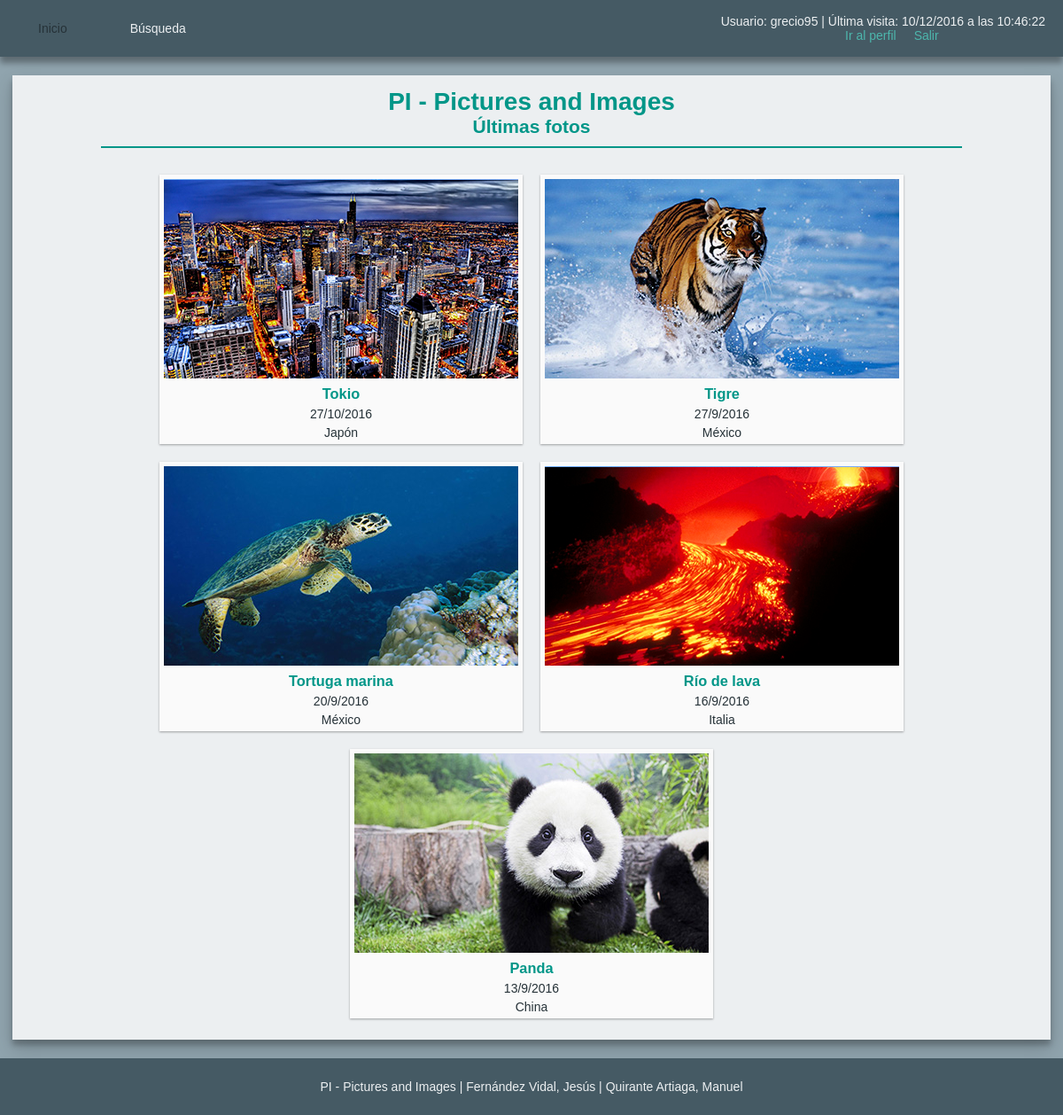
The app's page / (signed in) with its own data.
### tables this page shows
CREATE TABLE IF NOT EXISTS `fotos` (
  `IdFoto` int(11) NOT NULL AUTO_INCREMENT,
  `TituloFoto` varchar(50) NOT NULL,
  `DescripcionFoto` varchar(500) DEFAULT NULL,
  `FechaFoto` date NOT NULL,
  `PaisFoto` int(11) DEFAULT NULL,
  `AlbumFoto` int(11) NOT NULL,
  `FicheroFoto` varchar(256) NOT NULL DEFAULT 'img/com/album.png',
  `MiniaturaFoto` varchar(256) NOT NULL DEFAULT 'img/com/album.png',
  `FRegistroFoto` timestamp NOT NULL DEFAULT CURRENT_TIMESTAMP,
  PRIMARY KEY (`IdFoto`),
  UNIQUE KEY `TituloFoto` (`TituloFoto`,`AlbumFoto`),
  KEY `FK_fotos_paises` (`PaisFoto`),
  KEY `FK_fotos_albumes` (`AlbumFoto`),
  CONSTRAINT `FK_fotos_albumes` FOREIGN KEY (`AlbumFoto`) REFERENCES `albumes` (`IdAlbum`) ON DELETE CASCADE ON UPDATE CASCADE,
  CONSTRAINT `FK_fotos_paises` FOREIGN KEY (`PaisFoto`) REFERENCES `paises` (`IdPais`) ON DELETE SET NULL ON UPDATE CASCADE
);

CREATE TABLE IF NOT EXISTS `paises` (
  `IdPais` int(11) NOT NULL AUTO_INCREMENT,
  `NomPais` varchar(50) NOT NULL,
  PRIMARY KEY (`IdPais`),
  UNIQUE KEY `NomPais` (`NomPais`)
);

### inc/func/mysql/basico.inc.php (called while the page is built, shortened)
<?php
	function ejecutarSQL($sql)
	{
		global $conexionBD, $directorioRaiz;
		if (!($resultado = $conexionBD->query($sql)))
		{
			echo "<p><img src='$directorioRaiz"."img/com/error.png' alt='Error' /></p>";
			$tipoConsulta = explode(" ", $sql, 2)[0];
			switch ($tipoConsulta)
			{
				case "INSERT":
				case "insert":
				{
					echo "<p>No se pudo añadir los datos al servidor.</p>";
					break;
				}
				case "UPDATE":
				case "update":
				{
					echo "<p>No se pudo modificar los datos del servidor.</p>";
					break;
				}
				case "DELETE":
				case "delete":
				{
					echo "<p>No se pudo eliminar los datos del servidor.</p>";
					break;
				}
				default:
				{
					echo "<p>No se pudo recuperar los datos del servidor.</p>";
					break;
				}
			}
			return false;
		}
		return $resultado;
	}
?>

### inc/func/mysql/galerias.inc.php (the view, shortened to what this page needs)
<?php
	function verFotos($fotos, $completo = false)
	{
		global $directorioRaiz;
		while ($fila = $fotos->fetch_object())
		{
			$IdFoto = $fila->IdFoto;
			$TituloFoto = $fila->TituloFoto;
			$FechaFoto = date("j/n/Y", strtotime($fila->FechaFoto));
			$NomPais = $fila->NomPais;
			$MiniaturaFoto = $fila->MiniaturaFoto;
?>
			<section class="galeria-cuerpo">
				<a href="<?php echo $directorioRaiz; ?>foto.php?id=<?php echo $IdFoto; ?>">
					<article>
						<div class="marco"><img src="<?php echo "$directorioRaiz$MiniaturaFoto"; ?>" height="225" width="400" alt="Imagen <?php echo $IdFoto; ?>"></div>
						<h3><?php echo $TituloFoto; ?></h3>
						<p><?php echo $FechaFoto; ?></p>
						<p><?php echo $NomPais; ?></p>
					</article>
				</a>
			</section>
<?php
		}
	}
?>

### css/estilos.css (style rules this page uses)
* { margin: 0px; box-sizing: border-box; outline-color: #009688; }
body { min-height: 100vh; padding: 0em 1em; padding-top: 64px; background: #90A4AE; font-family: "Ubuntu", "Arial", "Helvetica", sans-serif; font-size: 14px; color: #263238; display: flex; flex-direction: column; }
main section { display: flex; flex-direction: column; align-items: center; }
h1, h2, h3 { color: #009688; }

### css/contraste.css (style rules this page uses)
* { margin: 0px; box-sizing: border-box; outline-color: #2196F3; }
body { min-height: 100vh; padding: 0em 1em; padding-top: 64px ; background: #263238; font-family: "Ubuntu", "Arial", "Helvetica", sans-serif; font-size: 14px; color: #ECEFF1; display: flex; flex-direction: column; }
main section { display: flex; flex-direction: column; align-items: center; }
h1, h2, h3 { color: #2196F3; }

### css/galerias.css (style rules this page uses)
section { display: flex; flex-flow: row wrap; justify-content: center; align-items: center; }
.galeria-cuerpo { display: flex; flex-flow: row wrap; justify-content: center; align-items: center; }
.galeria-cuerpo a { outline: 0px; display: block; text-decoration: none; }
.galeria-cuerpo a article { margin: 10px; padding: 5px; background: #FAFAFA; box-shadow: 0 1px 3px rgba(0,0,0,0.12), 0 1px 2px rgba(0,0,0,0.24); transition: box-shadow .25s ease-in-out; display: flex; flex-direction: column; justify-content: center; align-items: center; flex-basis: 30%; }
.galeria-cuerpo a article .marco { overflow: hidden; }
.galeria-cuerpo a article img { transition: transform .25s ease-in-out; }
.galeria-cuerpo a article h3, .galeria-cuerpo a article p { margin-top: 5px; }
.galeria-cuerpo a article p { color: #263238; }

### css/contraste-galerias.css (style rules this page uses)
section { display: flex; flex-flow: row wrap; justify-content: center; align-items: center; }
.galeria-cuerpo { display: flex; flex-flow: row wrap; justify-content: center; align-items: center; }
.galeria-cuerpo a { outline: 0px; display: block; text-decoration: none; }
.galeria-cuerpo a article { margin: 10px 5px; border: 2px solid #2196F3; padding: 5px; background: inherit; transition: border .25s ease-in-out; display: flex; flex-direction: column; justify-content: center; align-items: center; flex-basis: 30%; }
.galeria-cuerpo a article .marco { overflow: hidden; }
.galeria-cuerpo a article img { transition: transform .25s ease-in-out; }
.galeria-cuerpo a article h3, .galeria-cuerpo a article p { margin-top: 5px; }
.galeria-cuerpo a article p { color: #ECEFF1; }

### css/imprimir.css (style rules this page uses)
* { margin: 0px; box-sizing: border-box; }
body { min-height: 100vh; background: #FFF; font-family: serif; font-size: 12pt; color: #000; display: flex; flex-direction: column; }
h1, h2, h3 { color: black; }
.galeria-cuerpo a article { background: transparent; box-shadow: none; border: 1px solid #000; flex-basis: 20%; padding: 1px; }
.galeria-cuerpo a article img { visibility: hidden; }
.galeria-cuerpo a article img:after { content: " (" attr(href) ") "; }
.galeria-cuerpo a article h3, .galeria-cuerpo a article p { color: #000; }
section a img { visibility: hidden; }

### records on screen
fotos: MiniaturaFoto (picture), TituloFoto "Tokio", FechaFoto "27/10/2016", PaisFoto.NomPais "Japón"
fotos: MiniaturaFoto (picture), TituloFoto "Tigre", FechaFoto "27/9/2016", PaisFoto.NomPais "México"
fotos: MiniaturaFoto (picture), TituloFoto "Tortuga marina", FechaFoto "20/9/2016", PaisFoto.NomPais "México"
fotos: MiniaturaFoto (picture), TituloFoto "Río de lava", FechaFoto "16/9/2016", PaisFoto.NomPais "Italia"
fotos: MiniaturaFoto (picture), TituloFoto "Panda", FechaFoto "13/9/2016", PaisFoto.NomPais "China"

### other values on screen
$userName "grecio95"
$fecha "10/12/2016 a las 10:46:22"
